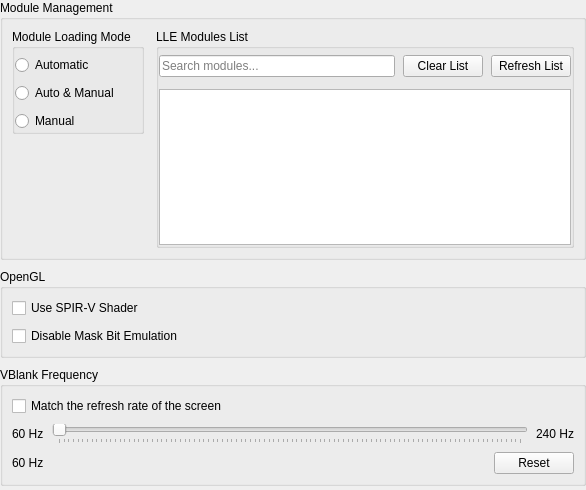
           <widget class="QWidget" name="advanced_scroll_contents">
            <property name="geometry">
             <rect>
              <x>0</x>
              <y>0</y>
              <width>586</width>
              <height>490</height>
             </rect>
            </property>
            <layout class="QVBoxLayout" name="advanced_tab_content_layout">
             <property name="spacing">
              <number>9</number>
             </property>
             <property name="leftMargin">
              <number>0</number>
             </property>
             <property name="topMargin">
              <number>0</number>
             </property>
             <property name="rightMargin">
              <number>0</number>
             </property>
             <property name="bottomMargin">
              <number>0</number>
             </property>
             <item>
              <widget class="QGroupBox" name="gb_advanced_modules_section">
               <property name="title">
                <string>Module Management</string>
               </property>
               <layout class="QHBoxLayout" name="gb_advanced_modules_section_layout">
                <property name="spacing">
                 <number>12</number>
                </property>
                <item alignment="Qt::AlignmentFlag::AlignTop">
                 <widget class="QGroupBox" name="gb_modules_mode">
                  <property name="title">
                   <string>Module Loading Mode</string>
                  </property>
                  <property name="flat">
                   <bool>true</bool>
                  </property>
                  <layout class="QVBoxLayout" name="gb_modules_mode_layout">
                   <property name="spacing">
                    <number>8</number>
                   </property>
                   <property name="leftMargin">
                    <number>0</number>
                   </property>
                   <property name="topMargin">
                    <number>6</number>
                   </property>
                   <property name="rightMargin">
                    <number>0</number>
                   </property>
                   <property name="bottomMargin">
                    <number>0</number>
                   </property>
                   <item>
                    <widget class="QRadioButton" name="rb_modules_automatic">
                     <property name="text">
                      <string>Automatic</string>
                     </property>
                    </widget>
                   </item>
                   <item>
                    <widget class="QRadioButton" name="rb_modules_auto_manual">
                     <property name="text">
                      <string>Auto &amp;&amp; Manual</string>
                     </property>
                    </widget>
                   </item>
                   <item>
                    <widget class="QRadioButton" name="rb_modules_manual">
                     <property name="text">
                      <string>Manual</string>
                     </property>
                    </widget>
                   </item>
                  </layout>
                 </widget>
                </item>
                <item alignment="Qt::AlignmentFlag::AlignTop">
                 <widget class="QGroupBox" name="gb_modules_list">
                  <property name="title">
                   <string>LLE Modules List</string>
                  </property>
                  <property name="flat">
                   <bool>true</bool>
                  </property>
                  <layout class="QVBoxLayout" name="gb_modules_list_layout">
                   <property name="spacing">
                    <number>12</number>
                   </property>
                   <property name="leftMargin">
                    <number>0</number>
                   </property>
                   <property name="topMargin">
                    <number>6</number>
                   </property>
                   <property name="rightMargin">
                    <number>0</number>
                   </property>
                   <property name="bottomMargin">
                    <number>0</number>
                   </property>
                   <item>
                    <layout class="QHBoxLayout" name="modules_search_layout">
                     <property name="spacing">
                      <number>8</number>
                     </property>
                     <item>
                      <widget class="QLineEdit" name="modules_search_bar">
                       <property name="placeholderText">
                        <string>Search modules...</string>
                       </property>
                      </widget>
                     </item>
                     <item>
                      <widget class="QPushButton" name="clear_modules_list">
                       <property name="text">
                        <string>Clear List</string>
                       </property>
                      </widget>
                     </item>
                     <item>
                      <widget class="QPushButton" name="refresh_modules_list">
                       <property name="text">
                        <string>Refresh List</string>
                       </property>
                      </widget>
                     </item>
                    </layout>
                   </item>
                   <item>
                    <widget class="QListWidget" name="modules_list"/>
                   </item>
                  </layout>
                 </widget>
                </item>
               </layout>
              </widget>
             </item>
             <item>
              <widget class="QGroupBox" name="gb_advanced_gl_section">
               <property name="title">
                <string>OpenGL</string>
               </property>
               <layout class="QVBoxLayout" name="gb_advanced_gl_section_layout">
                <property name="spacing">
                 <number>8</number>
                </property>
                <item>
                 <widget class="QCheckBox" name="spirv_shader">
                  <property name="text">
                   <string>Use SPIR-V Shader</string>
                  </property>
                 </widget>
                </item>
                <item>
                 <widget class="QCheckBox" name="disable_mask_bit">
                  <property name="text">
                   <string>Disable Mask Bit Emulation</string>
                  </property>
                 </widget>
                </item>
               </layout>
              </widget>
             </item>
             <item>
              <widget class="QGroupBox" name="gb_vblank_rate">
               <property name="title">
                <string>VBlank Frequency</string>
               </property>
               <layout class="QVBoxLayout" name="gb_vblank_rate_layout">
                <property name="spacing">
                 <number>8</number>
                </property>
                <item>
                 <widget class="QCheckBox" name="vblank_rate_follow_screen">
                  <property name="text">
                   <string>Match the refresh rate of the screen</string>
                  </property>
                 </widget>
                </item>
                <item>
                 <layout class="QHBoxLayout" name="vblank_layout_top">
                  <item>
                   <widget class="QLabel" name="vblank_min">
                    <property name="text">
                     <string>60 Hz</string>
                    </property>
                   </widget>
                  </item>
                  <item>
                   <widget class="QSlider" name="vblank_rate_slider">
                    <property name="orientation">
                     <enum>Qt::Orientation::Horizontal</enum>
                    </property>
                    <property name="tickPosition">
                     <enum>QSlider::TickPosition::TicksBelow</enum>
                    </property>
                   </widget>
                  </item>
                  <item>
                   <widget class="QLabel" name="vblank_max">
                    <property name="text">
                     <string>240 Hz</string>
                    </property>
                   </widget>
                  </item>
                 </layout>
                </item>
                <item>
                 <layout class="QHBoxLayout" name="vblank_layout_bottom">
                  <item>
                   <widget class="QLabel" name="vblank_rate_val">
                    <property name="text">
                     <string>60 Hz</string>
                    </property>
                   </widget>
                  </item>
                  <item>
                   <spacer name="vblank_rate_spacer">
                    <property name="orientation">
                     <enum>Qt::Orientation::Horizontal</enum>
                    </property>
                    <property name="sizeHint" stdset="0">
                     <size>
                      <width>40</width>
                      <height>20</height>
                     </size>
                    </property>
                   </spacer>
                  </item>
                  <item>
                   <widget class="QPushButton" name="vblank_rate_reset">
                    <property name="text">
                     <string>Reset</string>
                    </property>
                   </widget>
                  </item>
                 </layout>
                </item>
               </layout>
              </widget>
             </item>
             <item>
              <spacer name="advanced_tab_content_spacer">
               <property name="orientation">
                <enum>Qt::Orientation::Vertical</enum>
               </property>
               <property name="sizeHint" stdset="0">
                <size>
                 <width>20</width>
                 <height>40</height>
                </size>
               </property>
              </spacer>
             </item>
            </layout>
           </widget>
